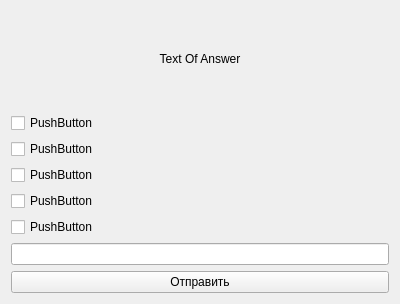
<?xml version="1.0" encoding="UTF-8"?>
<ui version="4.0">
    <class>Form</class>
    <widget class="QWidget" name="Form">
        <property name="geometry">
            <rect>
                <x>0</x>
                <y>0</y>
                <width>400</width>
                <height>304</height>
            </rect>
        </property>
        <property name="windowTitle">
            <string>Form</string>
        </property>
        <layout class="QGridLayout" name="gridLayout_2">
            <item row="0" column="0">
                <layout class="QGridLayout" name="gridLayout">
                    <item row="3" column="0">
                        <widget class="QCheckBox" name="checkBox_3">
                            <property name="text">
                                <string>PushButton</string>
                            </property>
                        </widget>
                    </item>
                    <item row="6" column="0">
                        <widget class="QLineEdit" name="lineEdit"/>
                    </item>
                    <item row="0" column="0">
                        <widget class="QLabel" name="label">
                            <property name="text">
                                <string>Text Of Answer</string>
                            </property>
                            <property name="alignment">
                                <set>Qt::AlignCenter</set>
                            </property>
                        </widget>
                    </item>
                    <item row="2" column="0">
                        <widget class="QCheckBox" name="checkBox_2">
                            <property name="text">
                                <string>PushButton</string>
                            </property>
                        </widget>
                    </item>
                    <item row="5" column="0">
                        <widget class="QCheckBox" name="checkBox_5">
                            <property name="text">
                                <string>PushButton</string>
                            </property>
                        </widget>
                    </item>
                    <item row="1" column="0">
                        <widget class="QCheckBox" name="checkBox">
                            <property name="text">
                                <string>PushButton</string>
                            </property>
                        </widget>
                    </item>
                    <item row="4" column="0">
                        <widget class="QCheckBox" name="checkBox_4">
                            <property name="text">
                                <string>PushButton</string>
                            </property>
                        </widget>
                    </item>
                    <item row="7" column="0">
                        <widget class="QPushButton" name="pushButton">
                            <property name="text">
                                <string>Отправить</string>
                            </property>
                        </widget>
                    </item>
                </layout>
            </item>
        </layout>
    </widget>
    <resources/>
    <connections/>
</ui>
